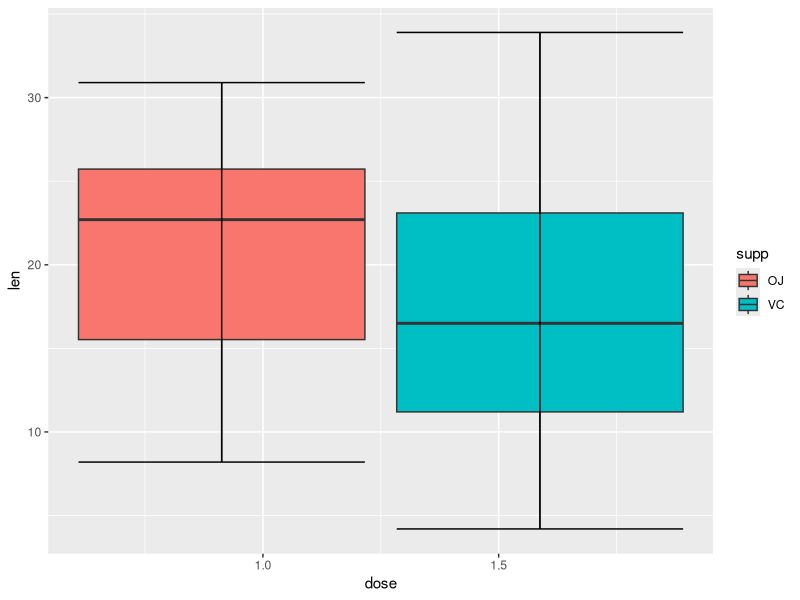
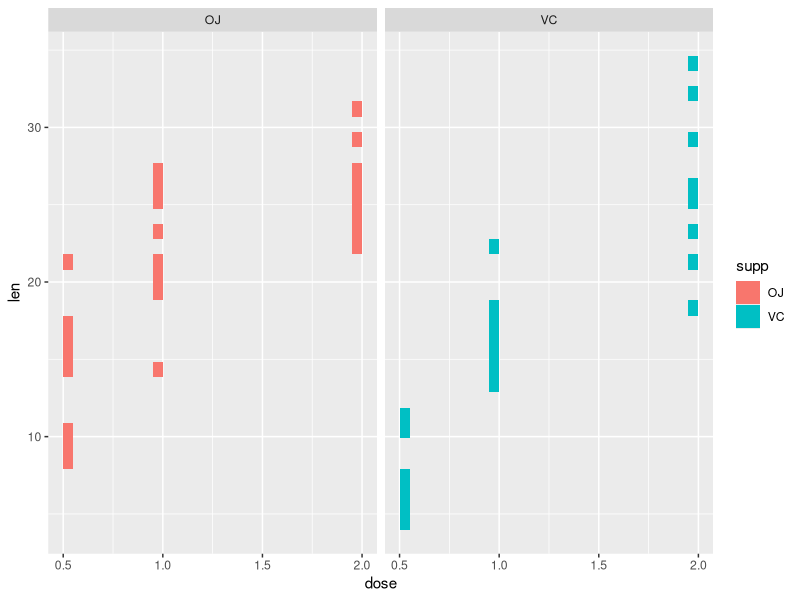
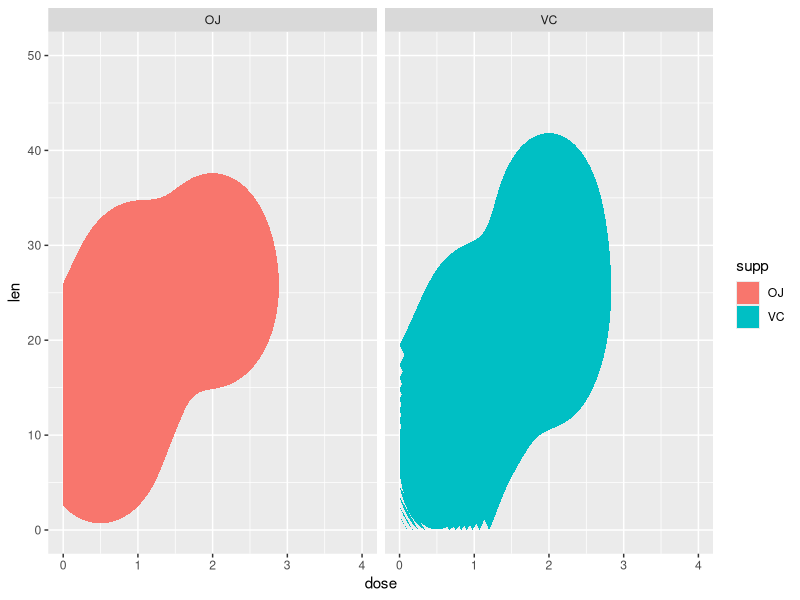
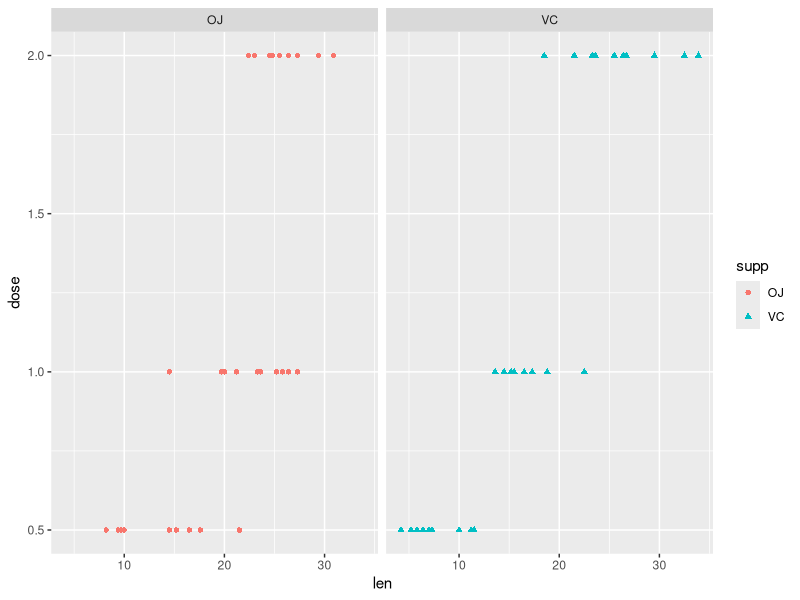

These charts were generated, in order, by the following R code:
## ---- chunk 1
library(tidyverse)
## ---- chunk 2
data(ToothGrowth)
mode(head(ToothGrowth))
class(head(ToothGrowth))
## ---- chunk 3
nrow(head(ToothGrowth))
ncol(head(ToothGrowth))
head(ToothGrowth)
## ---- chunk 4
ggplot(ToothGrowth, aes(x=dose, y=len, fill=supp, group=supp)) +
  geom_boxplot() +stat_boxplot(geom="errorbar",width=0.5)
## ---- chunk 5
ggplot(ToothGrowth, aes(x=dose, y=len, fill=supp, group=supp)) +
  geom_bin2d(bins=30) +
  facet_wrap(~supp)
## ---- chunk 6
ggplot(ToothGrowth, aes(x=dose,y=len,fill=supp,group=supp)) +
  stat_density_2d(bins=30, aes(fill = supp),
                  geom="polygon") +
  ylim(c(0,50)) +
  xlim(c(0,4)) +
  facet_wrap(~supp)
## ---- chunk 7
ggplot(ToothGrowth, aes(x=len, y=dose, shape = supp,
                        group=supp, col = supp)) +
  geom_point() + facet_wrap(~supp)
## ---- chunk 8
ToothGrowth %>% group_by(supp) %>%  summarise(Mean = mean(len),
                          Median = median(len),
                          SD=sd(len))
## ---- chunk 9
ToothGrowth %>% group_by(supp) %>%  summarise(Mean = mean(dose),
                          Median = median(dose),
                          SD=sd(dose))
